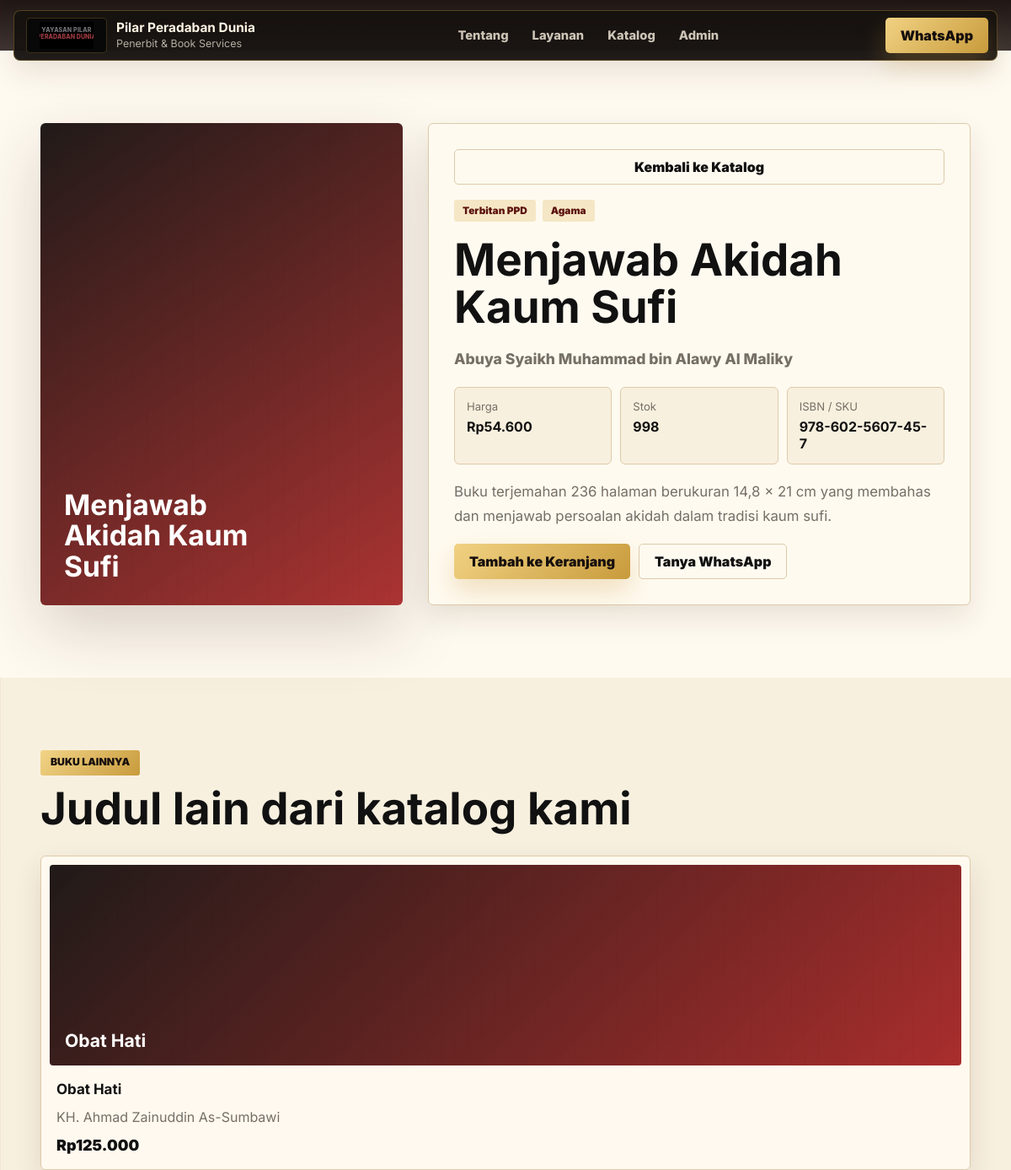
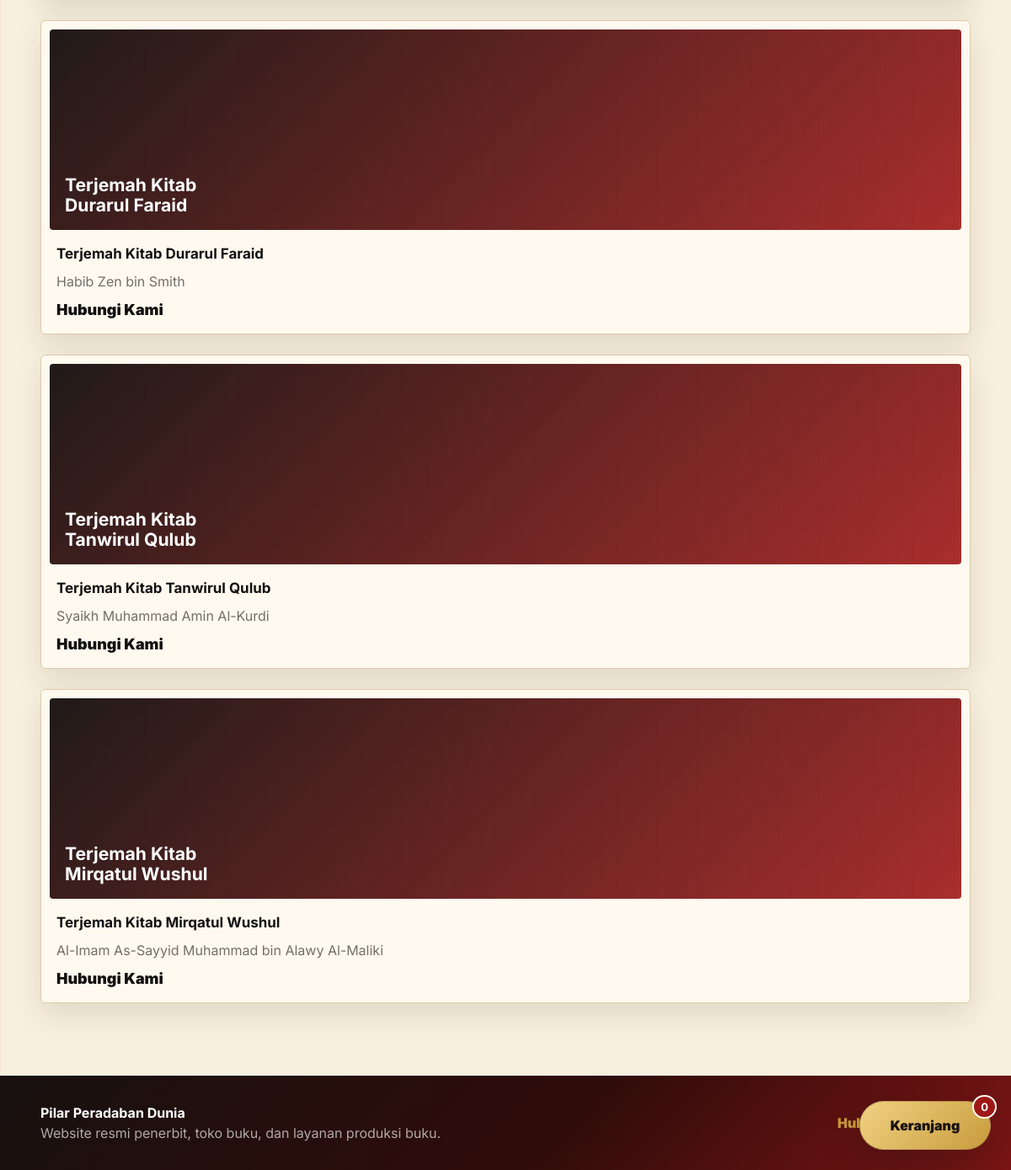
Page /book.php?id=ppd-menjawab-akidah-kaum-sufi on the committed database (2 pictures, top to bottom).
### tables this page shows
CREATE TABLE IF NOT EXISTS books (
  id VARCHAR(120) PRIMARY KEY,
  title VARCHAR(255) NOT NULL,
  author VARCHAR(180) NOT NULL,
  isbn VARCHAR(120) DEFAULT NULL,
  price INT UNSIGNED NOT NULL DEFAULT 0,
  price_label VARCHAR(80) DEFAULT '',
  stock INT UNSIGNED NOT NULL DEFAULT 0,
  source ENUM('Terbitan PPD','Distributor','Titipan') NOT NULL DEFAULT 'Terbitan PPD',
  category VARCHAR(80) NOT NULL DEFAULT 'Agama',
  short_description TEXT,
  description TEXT,
  cover_image VARCHAR(255) DEFAULT '',
  is_active TINYINT(1) NOT NULL DEFAULT 1,
  created_at TIMESTAMP DEFAULT CURRENT_TIMESTAMP,
  updated_at TIMESTAMP DEFAULT CURRENT_TIMESTAMP ON UPDATE CURRENT_TIMESTAMP
);

### book.php (the view, shortened to what this page needs)
<?php
$config = require __DIR__ . '/api/config.php';
function h($value): string
{
    return htmlspecialchars((string)$value, ENT_QUOTES, 'UTF-8');
}
function rupiah(int $value): string
{
    return 'Rp' . number_format($value, 0, ',', '.');
}
function pdo(array $config): PDO
{
    $dsn = sprintf('mysql:host=%s;dbname=%s;charset=utf8mb4', $config['db_host'], $config['db_name']);
    return new PDO($dsn, $config['db_user'], $config['db_pass'], [
        PDO::ATTR_ERRMODE => PDO::ERRMODE_EXCEPTION,
        PDO::ATTR_DEFAULT_FETCH_MODE => PDO::FETCH_ASSOC,
    ]);
}
$db = pdo($config);
$id = trim((string)($_GET['id'] ?? ''));
$stmt = $db->prepare('SELECT * FROM books WHERE id = ? AND is_active = 1 LIMIT 1');
$stmt->execute([$id]);
$book = $stmt->fetch();
$settings = [];
foreach ($db->query('SELECT setting_key, setting_value FROM site_settings') as $row) {
    $settings[$row['setting_key']] = $row['setting_value'];
}
$brandName = $settings['brand_name'] ?? 'Pilar Peradaban Dunia';
$brandTagline = $settings['brand_tagline'] ?? 'Penerbit & Book Services';
$waNumber = $settings['whatsapp_number'] ?? ($config['wa_number'] ?? '628993998544');
$priceText = $book['price_label'] ?: rupiah((int)$book['price']);
$shortDescription = trim((string)($book['short_description'] ?? ''));
$longDescription = trim((string)($book['description'] ?? ''));
$relatedStmt = $db->prepare('SELECT id, title, author, price, price_label, cover_image FROM books WHERE is_active = 1 AND id <> ? ORDER BY created_at DESC LIMIT 4');
$relatedStmt->execute([$book['id']]);
$relatedBooks = $relatedStmt->fetchAll();
?>
<!doctype html>
<html lang="id">
<head>
  <link rel="stylesheet" href="styles.css?v=20260627-10">
</head>
<body>
  <header class="site-header">
    <a class="brand" href="index.html" aria-label="<?= h($brandName) ?>">
      <img class="brand-logo" src="assets/logo-pilar.svg" alt="Yayasan Pilar Peradaban Dunia">
      <span>
        <strong><?= h($brandName) ?></strong>
        <small><?= h($brandTagline) ?></small>
      </span>
    </a>
    <nav class="nav-links" aria-label="Navigasi utama">
      <a href="about.php">Tentang</a>
      <a href="index.html#layanan">Layanan</a>
      <a href="index.html#katalog">Katalog</a>
      <a href="admin.html">Admin</a>
    </nav>
    <div class="header-actions">
      <a class="wa-action" href="https://wa.me/<?= h($waNumber) ?>" target="_blank" rel="noreferrer">WhatsApp</a>
    </div>
  </header>
  <main>
    <section class="section product-page">
      <div class="product-shell">
        <div class="product-cover">
          <?php if ($book['cover_image']): ?>
            <img src="<?= h($book['cover_image']) ?>" alt="Cover <?= h($book['title']) ?>">
          <?php else: ?>
            <strong><?= h($book['title']) ?></strong>
          <?php endif; ?>
        </div>
        <article class="product-info">
          <a class="secondary-action compact" href="index.html#katalog">Kembali ke Katalog</a>
          <div class="book-meta">
            <?php if ($book['source']): ?><span class="tag"><?= h($book['source']) ?></span><?php endif; ?>
            <?php if ($book['category']): ?><span class="tag"><?= h($book['category']) ?></span><?php endif; ?>
          </div>
          <h1><?= h($book['title']) ?></h1>
          <p class="detail-author"><?= h($book['author']) ?></p>
          <div class="detail-facts">
            <div><span>Harga</span><strong><?= h($priceText) ?></strong></div>
            <div><span>Stok</span><strong><?= (int)$book['stock'] ?></strong></div>
            <div><span>ISBN / SKU</span><strong><?= h($book['isbn'] ?: '-') ?></strong></div>
          </div>
          <p class="detail-description"><?= nl2br(h($longDescription ?: $shortDescription)) ?></p>
          <?php if ($book['id']): ?>
          <div class="detail-actions">
            <button class="primary-action" type="button" data-add="<?= h($book['id']) ?>" <?= ((int)$book['stock'] < 1) ? 'disabled' : '' ?>><?= $book['price_label'] ? 'Tanya via Keranjang' : 'Tambah ke Keranjang' ?></button>
            <a class="secondary-action" href="https://wa.me/<?= h($waNumber) ?>?text=Halo%20Pilar%20Peradaban%20Dunia,%20saya%20ingin%20bertanya%20tentang%20buku%20<?= rawurlencode($book['title']) ?>" target="_blank" rel="noreferrer">Tanya WhatsApp</a>
          </div>
          <?php endif; ?>
        </article>
      </div>
    </section>
    <?php if ($relatedBooks): ?>
    <section class="section catalog-section">
      <div class="section-heading">
        <div>
          <p class="eyebrow">Buku lainnya</p>
          <h2>Judul lain dari katalog kami</h2>
        </div>
      </div>
      <div class="book-grid">
        <?php foreach ($relatedBooks as $related): ?>
        <a class="book-card" href="book.php?id=<?= h($related['id']) ?>">
          <div class="cover <?= $related['cover_image'] ? 'has-cover' : '' ?>">
            <?php if ($related['cover_image']): ?>
              <img src="<?= h($related['cover_image']) ?>" alt="Cover <?= h($related['title']) ?>" loading="lazy">
            <?php else: ?>
              <strong><?= h($related['title']) ?></strong>
            <?php endif; ?>
          </div>
          <div class="book-body">
            <h3 class="book-title"><?= h($related['title']) ?></h3>
            <p class="book-author"><?= h($related['author']) ?></p>
            <div class="book-footer"><div class="price"><?= h($related['price_label'] ?: rupiah((int)$related['price'])) ?></div></div>
          </div>
        </a>
        <?php endforeach; ?>
      </div>
    </section>
    <?php endif; ?>
  </main>
  <button class="cart-toggle cart-bubble" type="button" aria-label="Buka keranjang">
    <span>Keranjang</span>
    <strong id="cartCount">0</strong>
  </button>
  <footer class="site-footer">
    <div>
      <strong><?= h($settings['footer_title'] ?? $brandName) ?></strong>
      <span><?= h($settings['footer_description'] ?? 'Website resmi penerbit, toko buku, dan layanan produksi buku.') ?></span>
    </div>
    <a href="https://wa.me/<?= h($waNumber) ?>" target="_blank" rel="noreferrer"><?= h($settings['footer_link_text'] ?? 'Hubungi WhatsApp') ?></a>
  </footer>
</body>
</html>

### rows in the picture
books: title "Menjawab Akidah Kaum Sufi", source "Terbitan PPD", category "Agama", author "Abuya Syaikh Muhammad bin Alawy Al Maliky", priceText "Rp54.600", stock "998", isbn "978-602-5607-45-7", description "Buku terjemahan 236 halaman berukuran 14,8 x 21 cm yang membahas dan menjawab persoalan akidah dalam tradisi kaum sufi."
books: title "Obat Hati", author "KH. Ahmad Zainuddin As-Sumbawi", price_label+price "Rp125.000"
books: title "Terjemah Kitab Durarul Faraid", author "Habib Zen bin Smith", price_label "Hubungi Kami"
books: title "Terjemah Kitab Tanwirul Qulub", author "Syaikh Muhammad Amin Al-Kurdi", price_label "Hubungi Kami"
books: title "Terjemah Kitab Mirqatul Wushul", author "Al-Imam As-Sayyid Muhammad bin Alawy Al-Maliki", price_label "Hubungi Kami"

### other values in the picture
$brandName "Pilar Peradaban Dunia"
$brandTagline "Penerbit & Book Services"
$settings['footer_title'] "Pilar Peradaban Dunia"
$settings['footer_description'] "Website resmi penerbit, toko buku, dan layanan produksi buku."
$settings['footer_link_text'] "Hubungi WhatsApp"
